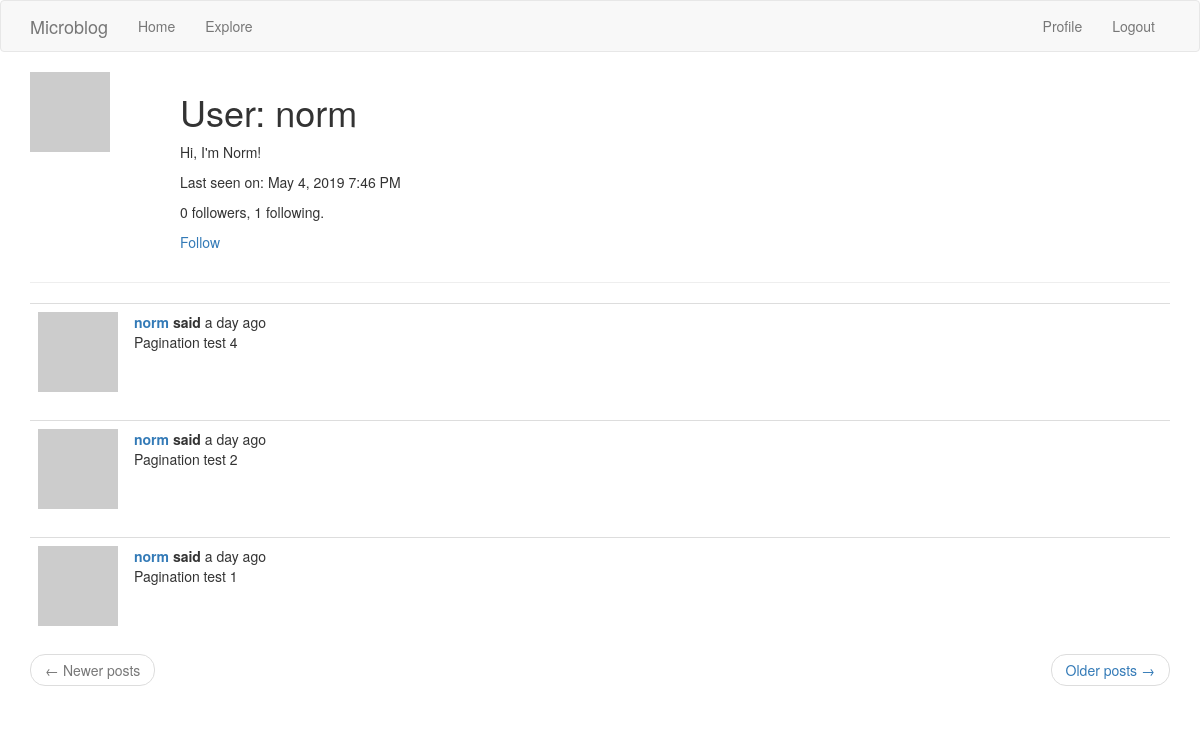
The app's page /user/norm (signed in) with its own data.
### app/models.py (models this page shows, shortened)
class User(UserMixin, db.Model):
    id = db.Column(db.Integer, primary_key=True)
    username = db.Column(db.String(64), index=True, unique=True)
    email = db.Column(db.String(120), index=True, unique=True)
    password_hash = db.Column(db.String(128))
    posts = db.relationship('Post', backref='author', lazy='dynamic')
    about_me = db.Column(db.String(140))
    last_seen = db.Column(db.DateTime, default=datetime.utcnow)
    followed = db.relationship(
        'User', secondary=followers,
        primaryjoin=(followers.c.follower_id == id),
        secondaryjoin=(followers.c.followed_id == id),
        backref=db.backref('followers', lazy='dynamic'),
        lazy='dynamic')
    def avatar(self, size):
        digest = md5(self.email.lower().encode('utf-8')).hexdigest()
        return "https://www.gravatar.com/avatar/{}?d=identicon&s={}".format(digest, size)
    def is_following(self, user):
        return self.followed.filter(followers.c.followed_id==user.id).count() > 0

class Post(db.Model):
    id = db.Column(db.Integer, primary_key=True)
    body = db.Column(db.String(140))
    timestamp = db.Column(db.DateTime, index=True, default=datetime.utcnow)
    user_id = db.Column(db.Integer, db.ForeignKey('user.id'))

### app/routes.py (the view)
@app.route('/user/<username>')
@login_required
def user(username):
    user = User.query.filter_by(username=username).first_or_404()
    page = request.args.get('page', 1, type=int)
    posts = user.posts.order_by(Post.timestamp.desc()).paginate(page,
        app.config['POSTS_PER_PAGE'], False)
    next_url = url_for('index', page=posts.next_num) if posts.has_next else None
    prev_url = url_for('index', page=posts.prev_num) if posts.has_prev else None
    return render_template('user.html', user=user, posts=posts.items,
        prev_url=prev_url, next_url=next_url)

### app/models.py (called while the page is built)
@login.user_loader
def load_user(id):
    return User.query.get(int(id))

### app/routes.py (called while the page is built)
@app.before_request
def before_request():
    if current_user.is_authenticated:
        current_user.last_seen = datetime.utcnow()
        db.session.commit()

### app/templates/user.html
{% extends 'base.html' %}
{% block app_content %}
  <table>
    <tr  valign='top'>
      <td width="150px"><img src="{{ user.avatar(128) }}" alt=""></td>
      <td>
        <h1>User: {{ user.username }}</h1>
        {% if user.about_me %}
          <p>{{ user.about_me }}</p>
          {% endif %}
        {% if user.last_seen %}
          <p>Last seen on: {{ moment(user.last_seen).format('LLL') }}</p>
        {% endif %}
        <p>{{ user.followers.count() }} followers, {{ user.followed.count() }} following.</p>
        {% if user == current_user %}
        <p><a href="{{url_for('edit_profile')}}">Edit your profile</a></p>
        {% elif not current_user.is_following(user) %}
        <p><a href="{{url_for('follow', username=user.username)}}">Follow</a></p>
        {% else %}
        <p><a href="{{url_for('unfollow', username=user.username)}}">Unfollow</a></p>
        {% endif %}
      </td>
    </tr>
  </table>
  <hr>
  {% for post in posts %}
    {% include "_post.html" %}
  {% endfor %}
  <nav aria-label="...">
      <ul class="pager">
          <li class="previous{% if not prev_url %} disabled{% endif %}">
              <a href="{{ prev_url or '#' }}">
                  <span aria-hidden="true">&larr;</span> Newer posts
              </a>
          </li>
          <li class="next{% if not next_url %} disabled{% endif %}">
              <a href="{{ next_url or '#' }}">
                  Older posts <span aria-hidden="true">&rarr;</span>
              </a>
          </li>
      </ul>
  </nav>
{% endblock %}

### app/templates/base.html (shortened to what this page needs)
{% extends 'bootstrap/base.html' %}
{% block navbar %}
    <nav class="navbar navbar-default">
        <div class="container">
            <div class="navbar-header">
                <a class="navbar-brand" href="{{ url_for('index') }}">Microblog</a>
            </div>
            <div class="collapse navbar-collapse" id="bs-example-navbar-collapse-1">
                <ul class="nav navbar-nav">
                    <li><a href="{{ url_for('index') }}">Home</a></li>
                    <li><a href="{{ url_for('explore') }}">Explore</a></li>
                </ul>
                <ul class="nav navbar-nav navbar-right">
                    {% if current_user.is_anonymous %}
                    <li><a href="{{ url_for('login') }}">Login</a></li>
                    {% else %}
                    <li><a href="{{ url_for('user', username=current_user.username) }}">Profile</a></li>
                    <li><a href="{{ url_for('logout') }}">Logout</a></li>
                    {% endif %}
                </ul>
            </div>
        </div>
    </nav>
{% endblock %}
{% block content %}
<div class="container">
    {% block app_content %}{% endblock %}
</div>
{% endblock %}

### app/templates/_post.html
<table class="table table-hover">
  <tr valign='top'>
    <td width="64px"><img src="{{ post.author.avatar(64) }}" alt=""></td>
    <td>
      <b><a href="{{ url_for('user', username=post.author.username) }}">
        {{ post.author.username }}
      </a>
      said </b> {{ moment(post.timestamp).fromNow() }} <br>
      {{ post.body }}
    </td>
  </tr>
</table>

### records on screen
User: username "norm", about_me "Hi, I'm Norm!", last_seen "May 4, 2019 7:46 PM"
Post: author.username "norm", timestamp "a day ago", body "Pagination test 4"
Post: author.username "norm", timestamp "a day ago", body "Pagination test 2"
Post: author.username "norm", timestamp "a day ago", body "Pagination test 1"

### other values on screen
{{ user.followers.count() }} "0"
{{ user.followed.count() }} "1"
